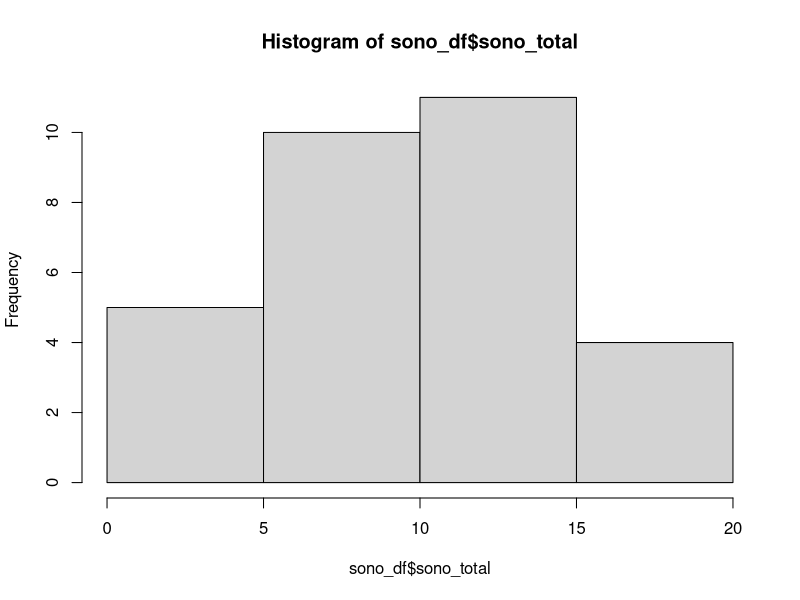

Write the R code that produced this figure.
#Diretório
setwd("~/Documentos/BigDataAnalytics-R-Azure2.0/Cap07/")

#Install libs
install.packages("readr")
install.packages("dplyr")
library(readr)
library(dplyr)


#Carregando o dataset
sono_df <- read_csv("sono.csv")
View(sono_df)
head(sono_df)
class(sono_df)
str(sono_df)


#Função glimpse() pode ser usada no lugar da função str()
glimpse(sono_df)


#Aplicando mutate
glimpse(mutate(sono_df, peso_libras = sono_total / 0.45359237))


#Contagem e histograma
count(sono_df, cidade)
hist(sono_df$sono_total)


#Amostragem
sample_n(sono_df, size = 10)


#select()
sleepData <- select(sono_df, nome, sono_total)
head(sleepData)
class(sleepData)
select(sono_df, nome)
select(sono_df, nome:cidade)
select(sono_df, nome:pais)


#filter()
filter(sono_df, sono_total >= 16)
filter(sono_df, sono_total >= 16, peso >= 80)
filter(sono_df, cidade %in% c("Recife", "Curitiba"))


#arrange()
sono_df %>% arrange(cidade) %>% head

sono_df %>% 
  select(nome, cidade, sono_total) %>%
  arrange(cidade, sono_total) %>% 
  head

sono_df %>% 
  select(nome, cidade, sono_total) %>%
  arrange(cidade, sono_total) %>% 
  filter(sono_total >= 16)

sono_df %>% 
  select(nome, cidade, sono_total) %>%
  arrange(cidade, desc(sono_total)) %>% 
  filter(sono_total >= 16)


#mutate()
head(sono_df)
sono_df %>% 
  mutate(novo_indice = sono_total / peso) %>%
  head

head(sono_df)


sono_df %>% 
  mutate(novo_indice = sono_total / peso, 
         peso_libras = peso / 0.45359237) %>%
  head


#summarize()
sono_df %>% 
  summarise(media_sono = mean(sono_total))

sono_df %>% 
  summarise(media_sono = mean(sono_total), 
            min_sono = min(sono_total),
            max_sono = max(sono_total),
            total = n())


#group_by()
sono_df %>% 
  group_by(cidade) %>%
  summarise(avg_sono = mean(sono_total), 
            min_sono = min(sono_total), 
            max_sono = max(sono_total),
            total = n())


#Operador: %>%
head(select(sono_df, nome, sono_total))

sono_df %>% 
  select(nome, sono_total) %>% 
  head


sono_df %>%
  mutate(novo_indice = round(sono_total * peso)) %>%
  arrange(desc(novo_indice)) %>%
  select(cidade, novo_indice)


sono_df
View(sono_df)


sono_df2 <- sono_df %>%
  mutate(novo_indice = round(sono_total * peso)) %>%
  arrange(desc(novo_indice)) %>%
  select(cidade, novo_indice)

View(sono_df2)

